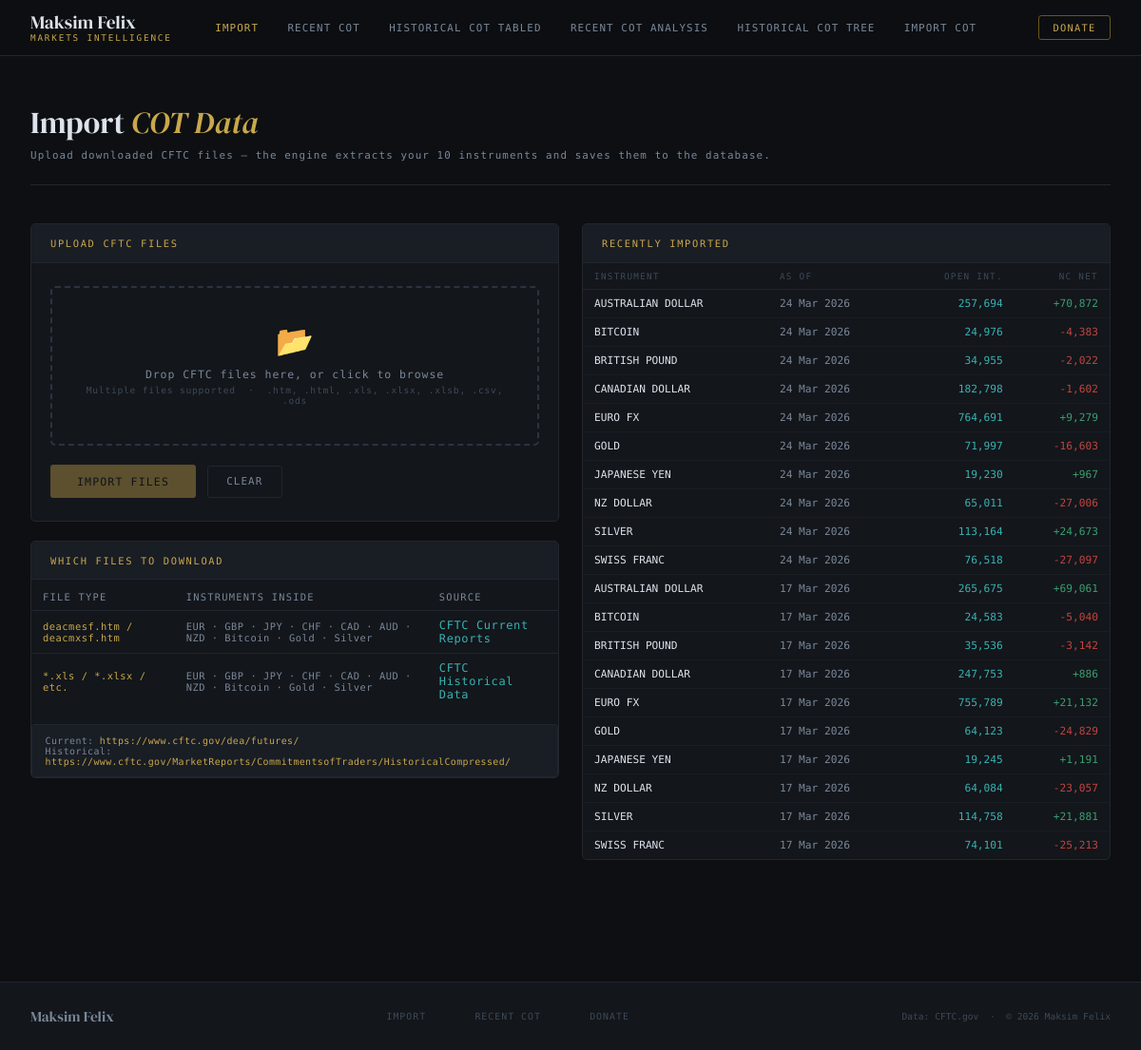
The app's page /Handle_Raw_COT/upload/, older data.
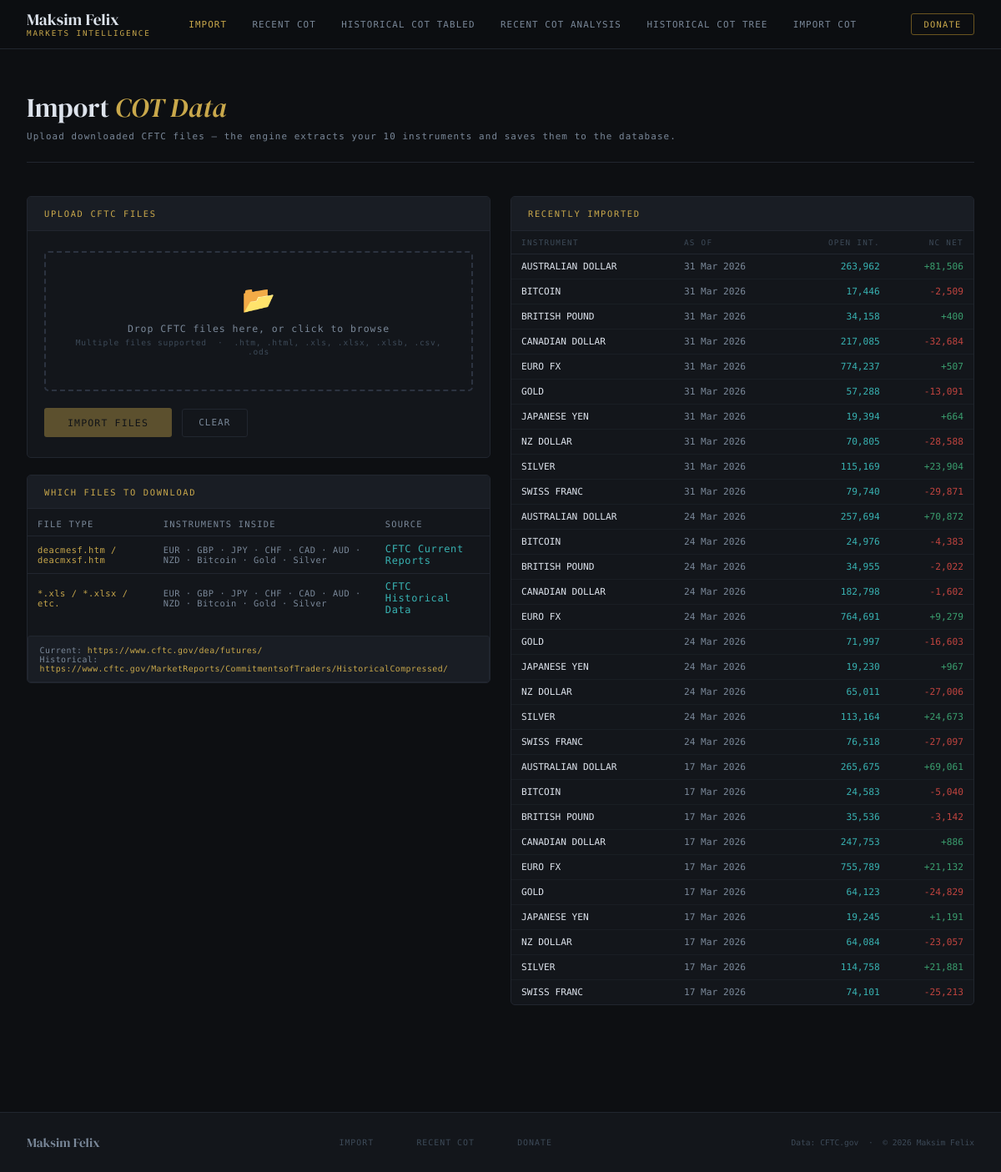
The same page, newer data.
### Handle_Raw_COT/models.py (models this page shows, shortened)
class CotReport(models.Model):
    name         = models.CharField(
        max_length=64,
        choices=INSTRUMENT_CHOICES,
        db_index=True,
    )
    code         = models.CharField(
        max_length=20,
        blank=True,
        help_text="CFTC instrument code, e.g. 099741",
    )
    asset_class  = models.CharField(
        max_length=10,
        choices=ASSET_CLASS_CHOICES,
        blank=True,
        db_index=True,
    )
    contract_spec = models.CharField(
        max_length=128,
        blank=True,
        help_text="e.g. CONTRACTS OF EUR 125,000",
    )
    as_of_date   = models.DateField(
        db_index=True,
        help_text="CFTC report date (Tuesday of the reporting week)",
    )
    prev_date    = models.DateField(
        null=True, blank=True,
        help_text="Prior week date used for change calculations",
    )
    source_file  = models.CharField(
        max_length=128,
        blank=True,
        help_text="Original filename, e.g. deacmesf.htm",
    )
    import_log   = models.ForeignKey(
        ImportLog,
        null=True, blank=True,
        on_delete=models.SET_NULL,
        related_name="reports",
        help_text="The upload session that created/updated this row",
    )
    open_interest = models.BigIntegerField(default=0)
    oi_change     = models.BigIntegerField(
        default=0,
        help_text="Change in open interest from prior week (signed)",
    )
    nc_long    = models.BigIntegerField(default=0)
    nc_short   = models.BigIntegerField(default=0)
    nc_spreads = models.BigIntegerField(default=0)
    comm_long  = models.BigIntegerField(default=0)
    comm_short = models.BigIntegerField(default=0)
    total_long  = models.BigIntegerField(default=0)
    total_short = models.BigIntegerField(default=0)
    nr_long  = models.BigIntegerField(default=0)
    nr_short = models.BigIntegerField(default=0)
    chg_nc_long    = models.BigIntegerField(default=0)
    chg_nc_short   = models.BigIntegerField(default=0)
    chg_nc_spreads = models.BigIntegerField(default=0)
    chg_comm_long  = models.BigIntegerField(default=0)
    chg_comm_short = models.BigIntegerField(default=0)
    chg_total_long  = models.BigIntegerField(default=0)
    chg_total_short = models.BigIntegerField(default=0)
    chg_nr_long  = models.BigIntegerField(default=0)
    chg_nr_short = models.BigIntegerField(default=0)
    pct_nc_long    = models.DecimalField(max_digits=6, decimal_places=2, default=0)
    pct_nc_short   = models.DecimalField(max_digits=6, decimal_places=2, default=0)
    pct_nc_spreads = models.DecimalField(max_digits=6, decimal_places=2, default=0)
    pct_comm_long  = models.DecimalField(max_digits=6, decimal_places=2, default=0)
    pct_comm_short = models.DecimalField(max_digits=6, decimal_places=2, default=0)
    pct_total_long  = models.DecimalField(max_digits=6, decimal_places=2, default=0)
    pct_total_short = models.DecimalField(max_digits=6, decimal_places=2, default=0)
    pct_nr_long  = models.DecimalField(max_digits=6, decimal_places=2, default=0)
    pct_nr_short = models.DecimalField(max_digits=6, decimal_places=2, default=0)
    traders_total = models.PositiveIntegerField(default=0)
    trd_nc_long    = models.PositiveIntegerField(default=0)
    trd_nc_short   = models.PositiveIntegerField(default=0)
    trd_nc_spreads = models.PositiveIntegerField(default=0)
    trd_comm_long  = models.PositiveIntegerField(default=0)
    trd_comm_short = models.PositiveIntegerField(default=0)
    trd_total_long  = models.PositiveIntegerField(default=0)
    trd_total_short = models.PositiveIntegerField(default=0)
    created_at = models.DateTimeField(auto_now_add=True)
    updated_at = models.DateTimeField(auto_now=True)
    class Meta:
        constraints = [
            models.UniqueConstraint(
                fields=["name", "as_of_date"],
                name="unique_instrument_per_week",
            )
        ]
        ordering = ["-as_of_date", "name"]
        indexes = [
            models.Index(fields=["name", "as_of_date"]),    # primary lookup
            models.Index(fields=["as_of_date"]),             # all instruments for a week
            models.Index(fields=["asset_class", "as_of_date"]),  # filter by asset class
            models.Index(fields=["name", "-as_of_date"]),   # history for one instrument
        ]
        verbose_name = "COT Report"
        verbose_name_plural = "COT Reports"
    @property
    def net_nc_position(self) -> int:
        return self.nc_long - self.nc_short

### Handle_Raw_COT/views.py (the view, shortened to what this page needs)
# urls.py: path("upload/", CotUploadView.as_view(), name="upload"),
class CotUploadView(View):
    template_name = "Raw/upload.html"
    def get(self, request):
        form   = CotUploadForm()
        recent = CotReport.objects.order_by("-as_of_date", "name").select_related("import_log")[:30]
        return render(request, self.template_name, {
            "form":   form,
            "recent": recent,
        })

### Templates/Raw/upload.html (shortened to what this page needs)
{% load humanize %}
<!DOCTYPE html>
<html lang="en">
<head>
</head>
<body>
<header class="site-header">
  <div class="header-inner">
    <a href="/" class="logo">
      <span class="logo-name">Maksim Felix</span>
      <span class="logo-tag">Markets Intelligence</span>
    </a>
    <nav>
      <a href="{% url 'Handle_Raw_COT:upload' %}" class="active">Import</a>
      <a href="{% url 'Display_Data:dashboard' %}">Recent COT</a>
      <a href="/dates/">Historical COT Tabled</a>
      <a href="/analysis/">Recent COT Analysis</a>
      <a href="/signals/">Historical COT Tree</a>
      <a href="/donate/">Import COT</a>
    </nav>
    <div class="header-right">
      <a href="https://cliomaxin.github.io/maksimfelix/patreon.html" class="btn-sm">Donate</a>
    </div>
  </div>
</header>
<div class="page-wrap">
  <div class="page-title">
    <h1>Import <em>COT Data</em></h1>
    <p>Upload downloaded CFTC files — the engine extracts your 10 instruments and saves them to the database.</p>
  </div>
  <div class="grid">
    <div>
      <div class="card">
        <div class="card-head">
          <span class="card-head-title">Upload CFTC Files</span>
        </div>
        <div class="card-body">
          <form id="uploadForm" method="post" action="{% url 'Handle_Raw_COT:upload' %}" enctype="multipart/form-data" novalidate>
            <div class="drop-zone" id="dropZone">
              <span class="drop-icon">📂</span>
              <div class="drop-label">Drop CFTC files here, or click to browse</div>
              <div class="drop-hint">Multiple files supported &nbsp;·&nbsp; .htm, .html, .xls, .xlsx, .xlsb, .csv, .ods</div>
            </div>
            <div class="submit-row">
              <button type="submit" class="btn-primary" id="submitBtn" disabled>
                <span id="submitLabel">Import Files</span>
              </button>
              <button type="button" class="btn-reset" id="resetBtn">Clear</button>
            </div>
          </form>
        </div>
      </div>
      <div class="card" style="margin-top:1.25rem;">
        <div class="card-head">
          <span class="card-head-title">Which Files to Download</span>
        </div>
        <div class="card-body" style="padding:0;">
          <table class="source-table">
            <thead>
              <tr>
                <th>File Type</th>
                <th>Instruments Inside</th>
                <th>Source</th>
              </tr>
            </thead>
            <tbody>
              <tr>
                <td class="file-name">deacmesf.htm / deacmxsf.htm</td>
                <td class="file-tags">EUR · GBP · JPY · CHF · CAD · AUD · NZD · Bitcoin · Gold · Silver</td>
                <td class="file-source">CFTC Current Reports</td>
              </tr>
              <tr>
                <td class="file-name">*.xls / *.xlsx / etc.</td>
                <td class="file-tags">EUR · GBP · JPY · CHF · CAD · AUD · NZD · Bitcoin · Gold · Silver</td>
                <td class="file-source">CFTC Historical Data</td>
              </tr>
            </tbody>
          </table>
          <div class="source-url">
            Current: <span>https://www.cftc.gov/dea/futures/</span><br>
            Historical: <span>https://www.cftc.gov/MarketReports/CommitmentsofTraders/HistoricalCompressed/</span>
          </div>
        </div>
      </div>
    </div>
    <div>
      <div class="card">
        <div class="card-head">
          <span class="card-head-title">Recently Imported</span>
        </div>
        <div class="card-body" style="padding:0;">
          {% if recent %}
          <table class="recent-table">
            <thead>
              <tr>
                <th>Instrument</th>
                <th>As Of</th>
                <th style="text-align:right;">Open Int.</th>
                <th style="text-align:right;">NC Net</th>
              </tr>
            </thead>
            <tbody>
              {% for r in recent %}
              <tr>
                <td class="td-name">{{ r.name }}</td>
                <td class="td-date">{{ r.as_of_date|date:"d M Y" }}</td>
                <td class="td-oi">{{ r.open_interest|intcomma }}</td>
                {% if r.net_nc_position >= 0 %}
                  <td class="td-nc">+{{ r.net_nc_position|intcomma }}</td>
                {% else %}
                  <td class="td-neg">{{ r.net_nc_position|intcomma }}</td>
                {% endif %}
              </tr>
              {% endfor %}
            </tbody>
          </table>
          {% else %}
          <div class="empty-state">No data imported yet.<br>Upload your first CFTC file above.</div>
          {% endif %}
        </div>
      </div>
    </div>
  </div>
</div>
<footer style="border-top:1px solid var(--border);background:var(--bg2);padding:1.5rem 2rem;margin-top:3rem;">
  <div style="max-width:1200px;margin:0 auto;display:flex;align-items:center;justify-content:space-between;flex-wrap:wrap;gap:1rem;">
    <span style="font-family:var(--serif);font-size:0.95rem;color:var(--text-2);">Maksim Felix</span>
    <nav style="display:flex;gap:1.5rem;">
      <a href="{% url 'Handle_Raw_COT:upload' %}" style="font-family:var(--mono);font-size:0.62rem;letter-spacing:0.1em;text-transform:uppercase;color:var(--text-3);">Import</a>
      <a href="{% url 'Display_Data:dashboard' %}" style="font-family:var(--mono);font-size:0.62rem;letter-spacing:0.1em;text-transform:uppercase;color:var(--text-3);">Recent COT</a>
      <a href="/donate/" style="font-family:var(--mono);font-size:0.62rem;letter-spacing:0.1em;text-transform:uppercase;color:var(--text-3);">Donate</a>
    </nav>
    <span style="font-family:var(--mono);font-size:0.6rem;color:var(--text-3);">Data: CFTC.gov &nbsp;·&nbsp; © {% now "Y" %} Maksim Felix</span>
  </div>
</footer>
</body>
</html>

Row changes from the older to the newer data that the page shows:
added CotReport: name "AUSTRALIAN DOLLAR", as_of_date "31 Mar 2026", open_interest "263,962", net_nc_position "81,506"
added CotReport: name "BITCOIN", as_of_date "31 Mar 2026", open_interest "17,446", net_nc_position "-2,509"
added CotReport: name "BRITISH POUND", as_of_date "31 Mar 2026", open_interest "34,158", net_nc_position "400"
added CotReport: name "CANADIAN DOLLAR", as_of_date "31 Mar 2026", open_interest "217,085", net_nc_position "-32,684"
added CotReport: name "EURO FX", as_of_date "31 Mar 2026", open_interest "774,237", net_nc_position "507"
added CotReport: name "GOLD", as_of_date "31 Mar 2026", open_interest "57,288", net_nc_position "-13,091"
added CotReport: name "JAPANESE YEN", as_of_date "31 Mar 2026", open_interest "19,394", net_nc_position "664"
added CotReport: name "NZ DOLLAR", as_of_date "31 Mar 2026", open_interest "70,805", net_nc_position "-28,588"
added CotReport: name "SILVER", as_of_date "31 Mar 2026", open_interest "115,169", net_nc_position "23,904"
added CotReport: name "SWISS FRANC", as_of_date "31 Mar 2026", open_interest "79,740", net_nc_position "-29,871"
